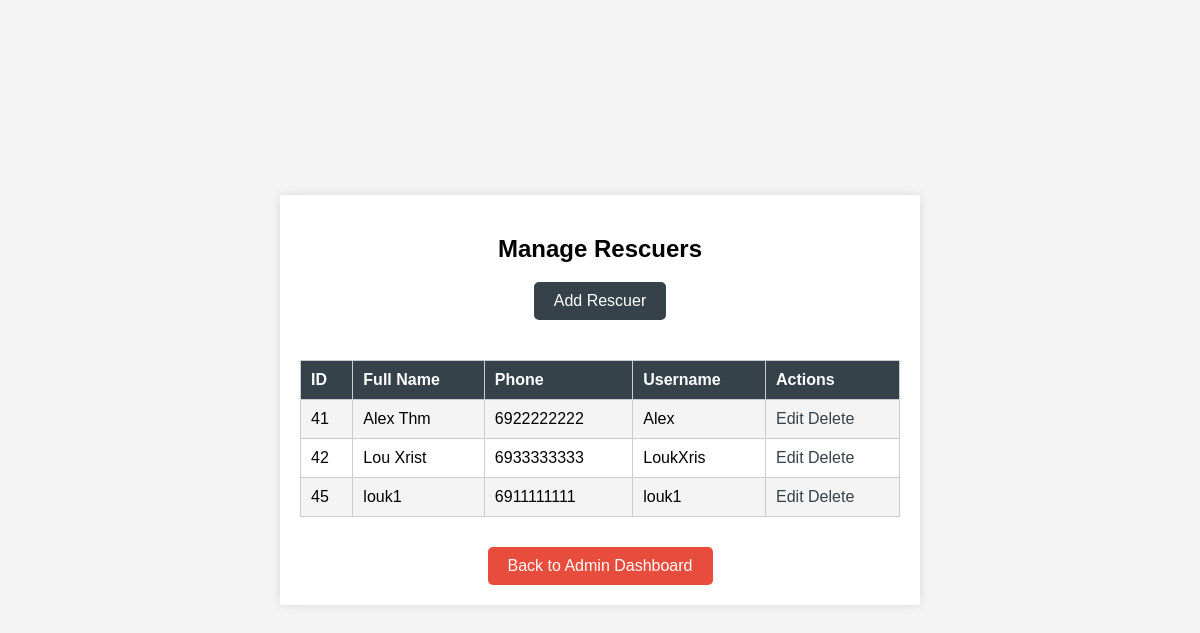
The app's page /actions/manage_rescuers.php (signed in) with its own data.
### tables this page shows
CREATE TABLE `users` (
  `id` int(11) NOT NULL,
  `fullname` varchar(100) NOT NULL,
  `phone` varchar(15) NOT NULL,
  `username` varchar(50) NOT NULL,
  `password` varchar(255) NOT NULL,
  `role` enum('admin','rescuer','citizen') NOT NULL,
  `latitude` float DEFAULT NULL,
  `longitude` float DEFAULT NULL
);

### actions/manage_rescuers.php (the view, shortened to what this page needs)
<?php
include '../db_connect.php';
$rescuers_result = $conn->query("SELECT id, fullname, phone, username FROM users WHERE role = 'rescuer'");
$rescuers = [];
while ($row = $rescuers_result->fetch_assoc()) {
    $rescuers[] = $row;
}
?>
<!DOCTYPE html>
<html lang="en">
<head>
    <link rel="stylesheet" href="../style/styles.css">
</head>
<body>
<div class="container">
    <h2>Manage Rescuers</h2>
    <a href="add_rescuer.php" class="add-button">Add Rescuer</a>
    <table>
        <tr>
            <th>ID</th>
            <th>Full Name</th>
            <th>Phone</th>
            <th>Username</th>
            <th>Actions</th>
        </tr>
        <?php foreach ($rescuers as $rescuer): ?>
            <tr>
                <td><?php echo $rescuer['id']; ?></td>
                <td><?php echo $rescuer['fullname']; ?></td>
                <td><?php echo $rescuer['phone']; ?></td>
                <td><?php echo $rescuer['username']; ?></td>
                <td>
                    <a href="edit_rescuer.php?id=<?php echo $rescuer['id']; ?>">Edit</a>
                    <a href="delete_rescuer.php?id=<?php echo $rescuer['id']; ?>">Delete</a>
                </td>
            </tr>
        <?php endforeach; ?>
    </table>
    <a href="../dashboards/admin_dashboard.php" class="back-button">Back to Admin Dashboard</a>
</div>
</body>
</html>

### style/styles.css (style rules this page uses)
body { font-family: Arial, sans-serif; margin: 0; padding: 0; background-color: #f4f4f4; display: flex; justify-content: center; align-items: center; height: 100vh; }
.container { width: 90%; max-width: 600px; margin: auto; padding: 20px; background: #fff; box-shadow: 0 0 10px rgba(0, 0, 0, 0.1); text-align: center; }
table { width: 100%; margin-top: 20px; border-collapse: collapse; text-align: left; }
table, th, td { border: 1px solid #cccccc; }
th, td { padding: 10px; }
th { background: #35424a; color: #ffffff; }
tr:nth-child(even) { background: #f4f4f4; }
a { color: #35424a; text-decoration: none; }
.back-button { background-color: #e74c3c; color: white; padding: 10px 20px; text-decoration: none; border-radius: 5px; margin-top: 30px; display: inline-block; font-size: 16px; }
.add-button { display: inline-block; background-color: #35424a; color: #ffffff; padding: 10px 20px; text-decoration: none; border-radius: 5px; margin-bottom: 20px; font-size: 16px; }

### records on screen
users: id "41", fullname "Alex Thm", phone "6922222222", username "Alex"
users: id "42", fullname "Lou Xrist", phone "6933333333", username "LoukXris"
users: id "45", fullname "louk1", phone "6911111111", username "louk1"
